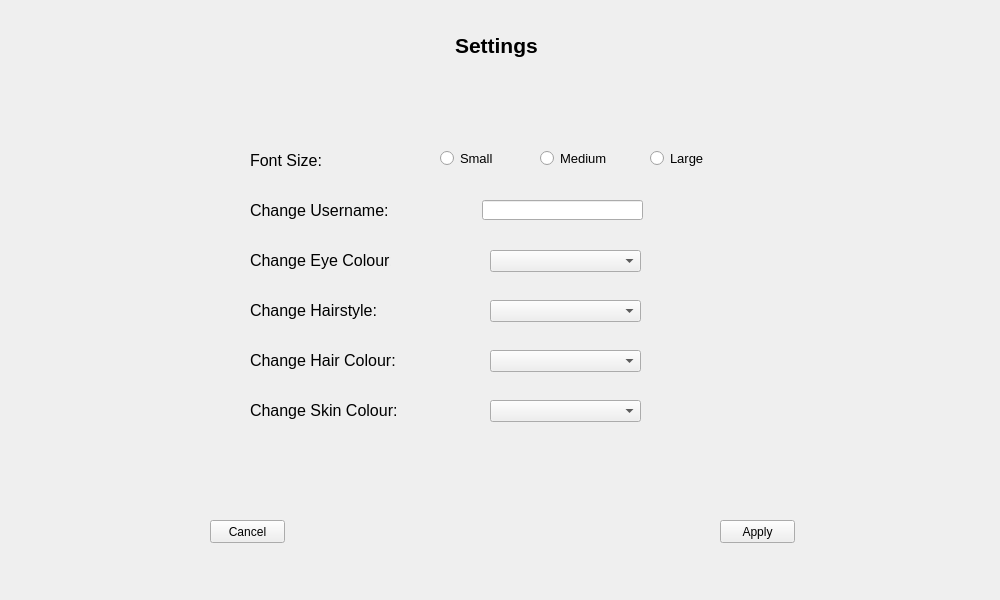
<?xml version="1.0" encoding="UTF-8"?>
<ui version="4.0">
 <class>SettingsForm</class>
 <widget class="QWidget" name="SettingsForm">
  <property name="geometry">
   <rect>
    <x>0</x>
    <y>0</y>
    <width>1000</width>
    <height>600</height>
   </rect>
  </property>
  <property name="windowTitle">
   <string>Form</string>
  </property>
  <widget class="QLabel" name="SettingsLabel">
   <property name="geometry">
    <rect>
     <x>455</x>
     <y>30</y>
     <width>91</width>
     <height>31</height>
    </rect>
   </property>
   <property name="font">
    <font>
     <pointsize>16</pointsize>
     <weight>75</weight>
     <bold>true</bold>
    </font>
   </property>
   <property name="text">
    <string>Settings</string>
   </property>
  </widget>
  <widget class="QLabel" name="fontSizeLabel">
   <property name="geometry">
    <rect>
     <x>250</x>
     <y>150</y>
     <width>81</width>
     <height>21</height>
    </rect>
   </property>
   <property name="font">
    <font>
     <pointsize>12</pointsize>
    </font>
   </property>
   <property name="text">
    <string>Font Size:</string>
   </property>
  </widget>
  <widget class="QLabel" name="changeUserLabel">
   <property name="geometry">
    <rect>
     <x>250</x>
     <y>200</y>
     <width>141</width>
     <height>21</height>
    </rect>
   </property>
   <property name="font">
    <font>
     <pointsize>12</pointsize>
    </font>
   </property>
   <property name="text">
    <string>Change Username:</string>
   </property>
  </widget>
  <widget class="QLabel" name="changeEyeLabel">
   <property name="geometry">
    <rect>
     <x>250</x>
     <y>250</y>
     <width>141</width>
     <height>21</height>
    </rect>
   </property>
   <property name="font">
    <font>
     <pointsize>12</pointsize>
    </font>
   </property>
   <property name="text">
    <string>Change Eye Colour:</string>
   </property>
  </widget>
  <widget class="QLabel" name="changeHairLabel">
   <property name="geometry">
    <rect>
     <x>250</x>
     <y>300</y>
     <width>141</width>
     <height>21</height>
    </rect>
   </property>
   <property name="font">
    <font>
     <pointsize>12</pointsize>
    </font>
   </property>
   <property name="text">
    <string>Change Hairstyle:</string>
   </property>
  </widget>
  <widget class="QLabel" name="changeHairColLabel">
   <property name="geometry">
    <rect>
     <x>250</x>
     <y>350</y>
     <width>151</width>
     <height>21</height>
    </rect>
   </property>
   <property name="font">
    <font>
     <pointsize>12</pointsize>
    </font>
   </property>
   <property name="text">
    <string>Change Hair Colour:</string>
   </property>
  </widget>
  <widget class="QLabel" name="changeSkinLabel">
   <property name="geometry">
    <rect>
     <x>250</x>
     <y>400</y>
     <width>151</width>
     <height>21</height>
    </rect>
   </property>
   <property name="font">
    <font>
     <pointsize>12</pointsize>
    </font>
   </property>
   <property name="text">
    <string>Change Skin Colour:</string>
   </property>
  </widget>
  <widget class="QRadioButton" name="smallFontSelect">
   <property name="geometry">
    <rect>
     <x>440</x>
     <y>150</y>
     <width>82</width>
     <height>17</height>
    </rect>
   </property>
   <property name="font">
    <font>
     <pointsize>10</pointsize>
    </font>
   </property>
   <property name="text">
    <string>Small</string>
   </property>
  </widget>
  <widget class="QRadioButton" name="mediumFontSelect">
   <property name="geometry">
    <rect>
     <x>540</x>
     <y>150</y>
     <width>82</width>
     <height>17</height>
    </rect>
   </property>
   <property name="font">
    <font>
     <pointsize>10</pointsize>
    </font>
   </property>
   <property name="text">
    <string>Medium</string>
   </property>
  </widget>
  <widget class="QRadioButton" name="largeFontSelect">
   <property name="geometry">
    <rect>
     <x>650</x>
     <y>150</y>
     <width>82</width>
     <height>17</height>
    </rect>
   </property>
   <property name="font">
    <font>
     <pointsize>10</pointsize>
    </font>
   </property>
   <property name="text">
    <string>Large</string>
   </property>
  </widget>
  <widget class="QLineEdit" name="changeUserSelect">
   <property name="geometry">
    <rect>
     <x>482</x>
     <y>200</y>
     <width>161</width>
     <height>20</height>
    </rect>
   </property>
  </widget>
  <widget class="QComboBox" name="changeEyeSelect">
   <property name="geometry">
    <rect>
     <x>490</x>
     <y>250</y>
     <width>151</width>
     <height>22</height>
    </rect>
   </property>
  </widget>
  <widget class="QComboBox" name="changeHStyleSelect">
   <property name="geometry">
    <rect>
     <x>490</x>
     <y>300</y>
     <width>151</width>
     <height>22</height>
    </rect>
   </property>
  </widget>
  <widget class="QComboBox" name="changeHColourSelect">
   <property name="geometry">
    <rect>
     <x>490</x>
     <y>350</y>
     <width>151</width>
     <height>22</height>
    </rect>
   </property>
  </widget>
  <widget class="QComboBox" name="changeSkinSelect">
   <property name="geometry">
    <rect>
     <x>490</x>
     <y>400</y>
     <width>151</width>
     <height>22</height>
    </rect>
   </property>
  </widget>
  <widget class="QPushButton" name="cancelSettingsButton">
   <property name="geometry">
    <rect>
     <x>210</x>
     <y>520</y>
     <width>75</width>
     <height>23</height>
    </rect>
   </property>
   <property name="text">
    <string>Cancel</string>
   </property>
  </widget>
  <widget class="QPushButton" name="applySettingsButton">
   <property name="geometry">
    <rect>
     <x>720</x>
     <y>520</y>
     <width>75</width>
     <height>23</height>
    </rect>
   </property>
   <property name="text">
    <string>Apply</string>
   </property>
  </widget>
 </widget>
 <resources/>
 <connections/>
</ui>
